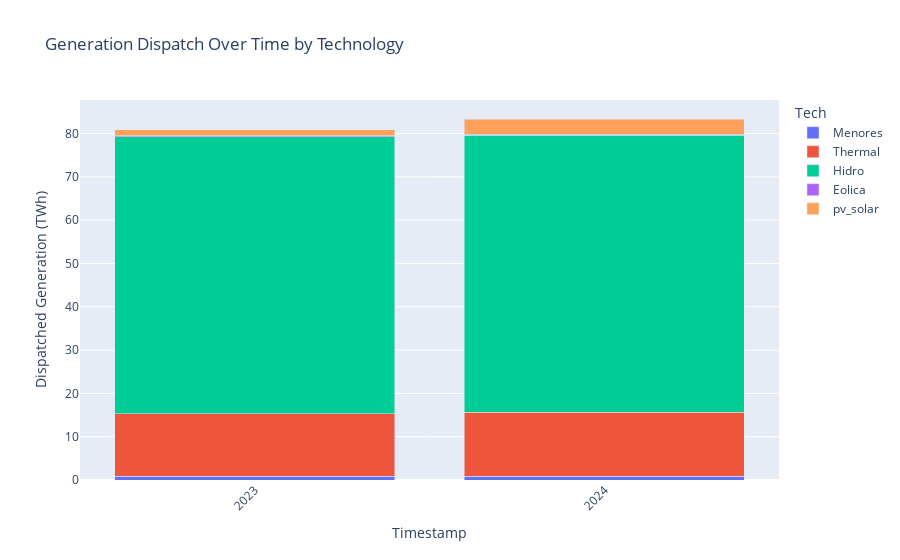

Write notebook code for a chart like this one.
### Code cell
import pandas as pd
model_inputs_path = '../../../model/outputs/'
gen_disp = pd.read_csv(model_inputs_path+'dispatch.csv')
gen_disp = gen_disp.drop(gen_disp.columns[0], axis=1)
gen_disp['year'] = gen_disp['timestamp'].str[:4]

gen_disp = gen_disp.groupby(['year','gen_tech']).agg({
    'Energy_GWh_typical_yr' : 'sum'}).reset_index()
gen_disp['Energy_GWh_typical_yr'] = gen_disp['Energy_GWh_typical_yr'] / 1000
# Convert gen_tech to a categorical type with the specified order
gen_disp['gen_tech'] = pd.Categorical(gen_disp['gen_tech'], categories=[
    'Menores','Thermal', 'Hidro','Eolica','pv_solar'], ordered=True)
gen_disp = gen_disp.sort_values(['year', 'gen_tech'])
gen_disp.rename(columns={'gen_tech': 'Tech'}, inplace=True)

import plotly.express as px
# Create a stacked bar plot
fig = px.bar(
    gen_disp, x='year', y='Energy_GWh_typical_yr',
    color='Tech', title='Generation Dispatch Over Time by Technology',
    labels={'Energy_GWh_typical_yr': 'Dispatched Generation (MW)', 'year': 'Year'})
# Update layout for better readability if needed
fig.update_layout(barmode='stack', xaxis_title="Timestamp", xaxis={'tickangle': -45},
                  yaxis_title="Dispatched Generation (TWh)")
fig.show()

### Figure 1 — Plotly figure (JSON) as saved in the notebook; plotly's stock layout.template omitted (floating-point values rounded to 4 significant figures)
{"data": [{"alignmentgroup": "True", "hovertemplate": "Tech=Menores<br>Year=%{x}<br>Dispatched Generation (MW)=%{y}<extra></extra>", "legendgroup": "Menores", "marker": {"color": "#636efa", "pattern": {"shape": ""}}, "name": "Menores", "offsetgroup": "Menores", "orientation": "v", "showlegend": true, "textposition": "auto", "type": "bar", "x": ["2023", "2024"], "xaxis": "x", "y": [0.9054, 0.9054], "yaxis": "y"}, {"alignmentgroup": "True", "hovertemplate": "Tech=Thermal<br>Year=%{x}<br>Dispatched Generation (MW)=%{y}<extra></extra>", "legendgroup": "Thermal", "marker": {"color": "#EF553B", "pattern": {"shape": ""}}, "name": "Thermal", "offsetgroup": "Thermal", "orientation": "v", "showlegend": true, "textposition": "auto", "type": "bar", "x": ["2023", "2024"], "xaxis": "x", "y": [14.35, 14.77], "yaxis": "y"}, {"alignmentgroup": "True", "hovertemplate": "Tech=Hidro<br>Year=%{x}<br>Dispatched Generation (MW)=%{y}<extra></extra>", "legendgroup": "Hidro", "marker": {"color": "#00cc96", "pattern": {"shape": ""}}, "name": "Hidro", "offsetgroup": "Hidro", "orientation": "v", "showlegend": true, "textposition": "auto", "type": "bar", "x": ["2023", "2024"], "xaxis": "x", "y": [63.99, 63.99], "yaxis": "y"}, {"alignmentgroup": "True", "hovertemplate": "Tech=Eolica<br>Year=%{x}<br>Dispatched Generation (MW)=%{y}<extra></extra>", "legendgroup": "Eolica", "marker": {"color": "#ab63fa", "pattern": {"shape": ""}}, "name": "Eolica", "offsetgroup": "Eolica", "orientation": "v", "showlegend": true, "textposition": "auto", "type": "bar", "x": ["2023", "2024"], "xaxis": "x", "y": [0.2146, 0.2146], "yaxis": "y"}, {"alignmentgroup": "True", "hovertemplate": "Tech=pv_solar<br>Year=%{x}<br>Dispatched Generation (MW)=%{y}<extra></extra>", "legendgroup": "pv_solar", "marker": {"color": "#FFA15A", "pattern": {"shape": ""}}, "name": "pv_solar", "offsetgroup": "pv_solar", "orientation": "v", "showlegend": true, "textposition": "auto", "type": "bar", "x": ["2023", "2024"], "xaxis": "x", "y": [1.399, 3.485], "yaxis": "y"}], "layout": {"barmode": "stack", "legend": {"title": {"text": "Tech"}, "tracegroupgap": 0}, "title": {"text": "Generation Dispatch Over Time by Technology"}, "xaxis": {"anchor": "y", "domain": [0, 1], "tickangle": -45, "title": {"text": "Timestamp"}}, "yaxis": {"anchor": "x", "domain": [0, 1], "title": {"text": "Dispatched Generation (TWh)"}}}}
